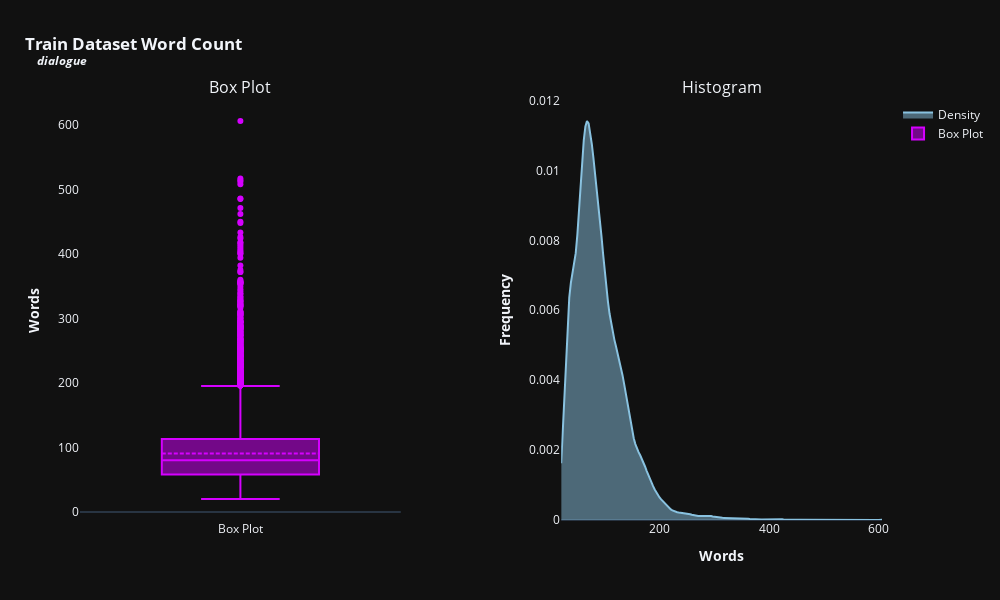
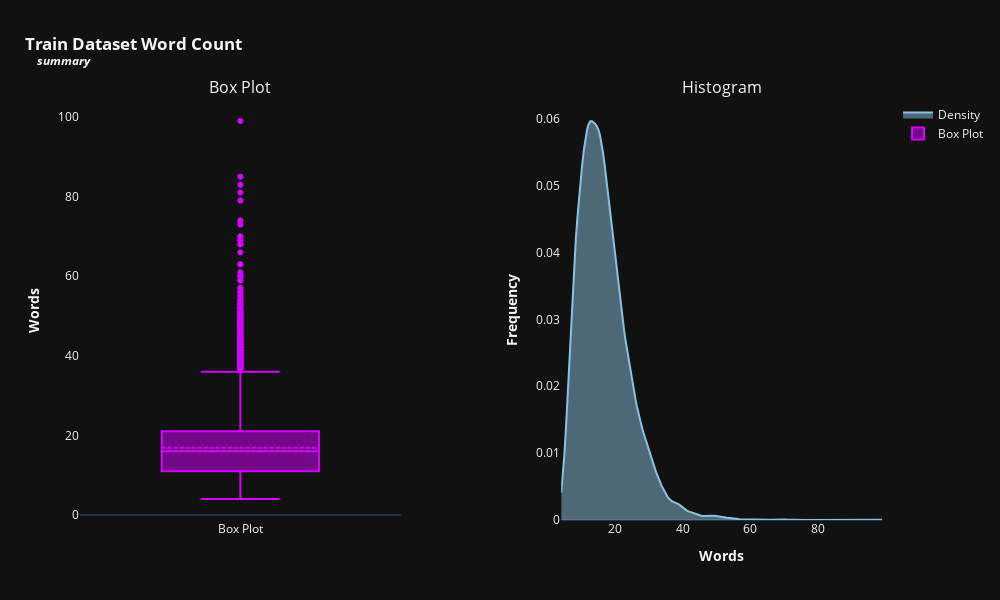
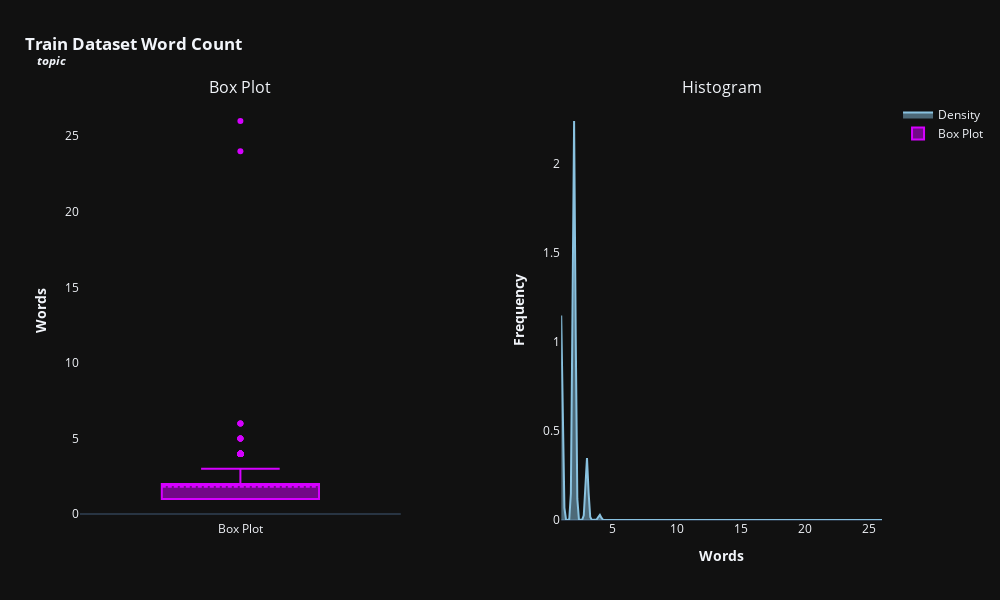

Notebook cell for these charts, in order:
### Code cell
df_text_lenght = pd.DataFrame() # Creating an empty dataframe
for feat in categorical_features: # Iterating through features --> Dialogue & Summary
    df_text_lenght[feat] = train[feat].apply(lambda x: len(str(x).split())) #  Counting words for each feature

# Plotting histogram-boxplot
histogram_boxplot(df_text_lenght,'#89c2e0', '#d500ff', 600, 1000, True, 'Train Dataset')

### Figure 1 — Plotly figure (JSON) as saved in the notebook; plotly's stock layout.template omitted (floating-point values rounded to 4 significant figures; data arrays with more than 128 entries replaced by an {"elided": "..."} marker saying what was removed)
{"data": [{"fill": "tozeroy", "line": {"color": "#89c2e0"}, "mode": "lines", "name": "Density", "type": "scatter", "x": {"elided": "200 float values"}, "xaxis": "x2", "y": {"elided": "200 float values"}, "yaxis": "y2"}, {"boxmean": true, "line": {"color": "#d500ff"}, "name": "Box Plot", "type": "box", "xaxis": "x", "y": {"elided": "12405 int values"}, "yaxis": "y"}], "layout": {"annotations": [{"font": {"size": 16}, "showarrow": false, "text": "Box Plot", "x": 0.2, "xanchor": "center", "xref": "paper", "y": 1, "yanchor": "bottom", "yref": "paper"}, {"font": {"size": 16}, "showarrow": false, "text": "Histogram", "x": 0.8, "xanchor": "center", "xref": "paper", "y": 1, "yanchor": "bottom", "yref": "paper"}], "height": 600, "margin": {"t": 100}, "showlegend": true, "title": {"text": "<b>Train Dataset Word Count<br><sup><i>&nbsp;&nbsp;&nbsp;&nbsp;dialogue</i></sup></b>", "x": 0.025, "xanchor": "left"}, "width": 1000, "xaxis": {"anchor": "y", "domain": [0, 0.4], "showgrid": false, "title": {"text": ""}}, "xaxis2": {"anchor": "y2", "domain": [0.6, 1], "showgrid": false, "title": {"text": "<b>Words</b>"}}, "yaxis": {"anchor": "x", "domain": [0, 1], "showgrid": false, "title": {"text": "<b>Words</b>"}}, "yaxis2": {"anchor": "x2", "domain": [0, 1], "showgrid": false, "title": {"text": "<b>Frequency</b>"}}}}

### Figure 2 — Plotly figure (JSON) as saved in the notebook; plotly's stock layout.template omitted (floating-point values rounded to 4 significant figures; data arrays with more than 128 entries replaced by an {"elided": "..."} marker saying what was removed)
{"data": [{"fill": "tozeroy", "line": {"color": "#89c2e0"}, "mode": "lines", "name": "Density", "type": "scatter", "x": {"elided": "200 float values"}, "xaxis": "x2", "y": {"elided": "200 float values"}, "yaxis": "y2"}, {"boxmean": true, "line": {"color": "#d500ff"}, "name": "Box Plot", "type": "box", "xaxis": "x", "y": {"elided": "12405 int values"}, "yaxis": "y"}], "layout": {"annotations": [{"font": {"size": 16}, "showarrow": false, "text": "Box Plot", "x": 0.2, "xanchor": "center", "xref": "paper", "y": 1, "yanchor": "bottom", "yref": "paper"}, {"font": {"size": 16}, "showarrow": false, "text": "Histogram", "x": 0.8, "xanchor": "center", "xref": "paper", "y": 1, "yanchor": "bottom", "yref": "paper"}], "height": 600, "margin": {"t": 100}, "showlegend": true, "title": {"text": "<b>Train Dataset Word Count<br><sup><i>&nbsp;&nbsp;&nbsp;&nbsp;summary</i></sup></b>", "x": 0.025, "xanchor": "left"}, "width": 1000, "xaxis": {"anchor": "y", "domain": [0, 0.4], "showgrid": false, "title": {"text": ""}}, "xaxis2": {"anchor": "y2", "domain": [0.6, 1], "showgrid": false, "title": {"text": "<b>Words</b>"}}, "yaxis": {"anchor": "x", "domain": [0, 1], "showgrid": false, "title": {"text": "<b>Words</b>"}}, "yaxis2": {"anchor": "x2", "domain": [0, 1], "showgrid": false, "title": {"text": "<b>Frequency</b>"}}}}

### Figure 3 — Plotly figure (JSON) as saved in the notebook; plotly's stock layout.template omitted (floating-point values rounded to 4 significant figures; data arrays with more than 128 entries replaced by an {"elided": "..."} marker saying what was removed)
{"data": [{"fill": "tozeroy", "line": {"color": "#89c2e0"}, "mode": "lines", "name": "Density", "type": "scatter", "x": {"elided": "200 float values"}, "xaxis": "x2", "y": {"elided": "200 float values"}, "yaxis": "y2"}, {"boxmean": true, "line": {"color": "#d500ff"}, "name": "Box Plot", "type": "box", "xaxis": "x", "y": {"elided": "12405 int values"}, "yaxis": "y"}], "layout": {"annotations": [{"font": {"size": 16}, "showarrow": false, "text": "Box Plot", "x": 0.2, "xanchor": "center", "xref": "paper", "y": 1, "yanchor": "bottom", "yref": "paper"}, {"font": {"size": 16}, "showarrow": false, "text": "Histogram", "x": 0.8, "xanchor": "center", "xref": "paper", "y": 1, "yanchor": "bottom", "yref": "paper"}], "height": 600, "margin": {"t": 100}, "showlegend": true, "title": {"text": "<b>Train Dataset Word Count<br><sup><i>&nbsp;&nbsp;&nbsp;&nbsp;topic</i></sup></b>", "x": 0.025, "xanchor": "left"}, "width": 1000, "xaxis": {"anchor": "y", "domain": [0, 0.4], "showgrid": false, "title": {"text": ""}}, "xaxis2": {"anchor": "y2", "domain": [0.6, 1], "showgrid": false, "title": {"text": "<b>Words</b>"}}, "yaxis": {"anchor": "x", "domain": [0, 1], "showgrid": false, "title": {"text": "<b>Words</b>"}}, "yaxis2": {"anchor": "x2", "domain": [0, 1], "showgrid": false, "title": {"text": "<b>Frequency</b>"}}}}
